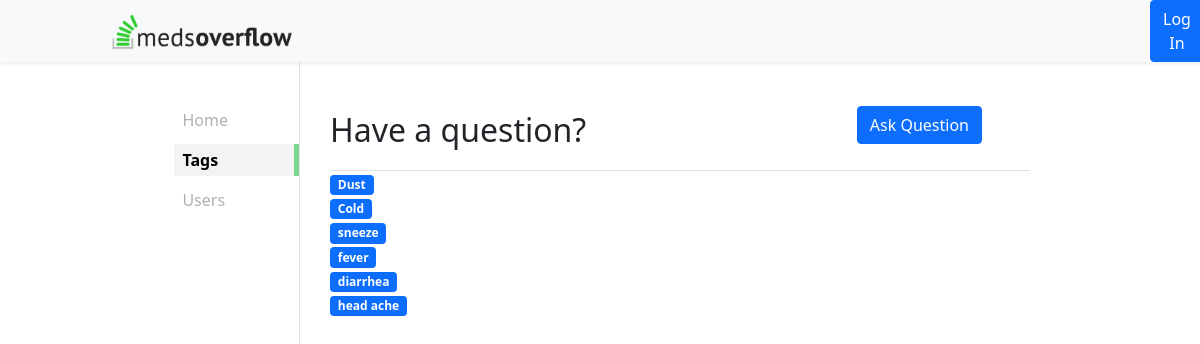
/alltags, run on the app's committed database.
### mainframe/models.py (models this page shows, shortened)
class Tag(models.Model):
    tagName = models.CharField(max_length=30)

### mainframe/views.py (the view)
# urls.py: path('alltags', views.Tags.as_view(), name='alltags'),
class Tags(TemplateView):
    def get(self, request):
        tags = Tag.objects.all()
        context = { 'myuser' : Home.getUser(self, request), 'tags' : tags}
        return render(request, 'tags.html', context)

### mainframe/views.py (called while the page is built)
    def getUser(self, request):
        if request.user.is_authenticated:
            usr = request.user
            myuser = User.objects.get(username = usr.username)
            return myuser
        return

### mainframe/templates/tags.html
{% extends 'main.html' %}
{% block tags %}
{% for t in tags %}
    <a href="{% url 'mainframe:tagFilter' t.id %}"><span class="badge bg-primary">{{t.tagName}}</span></a>
    <br>
{% endfor %}
{% endblock tags %}

### static/css/main.css (style rules this page uses)
body { font-family: 'Tangerine', serif; font-size: 48px; }
a { text-decoration: none !important; }

### data on the page
Tag: tagName "Dust"
Tag: tagName "Cold"
Tag: tagName "sneeze"
Tag: tagName "fever"
Tag: tagName "diarrhea"
Tag: tagName "head ache"
